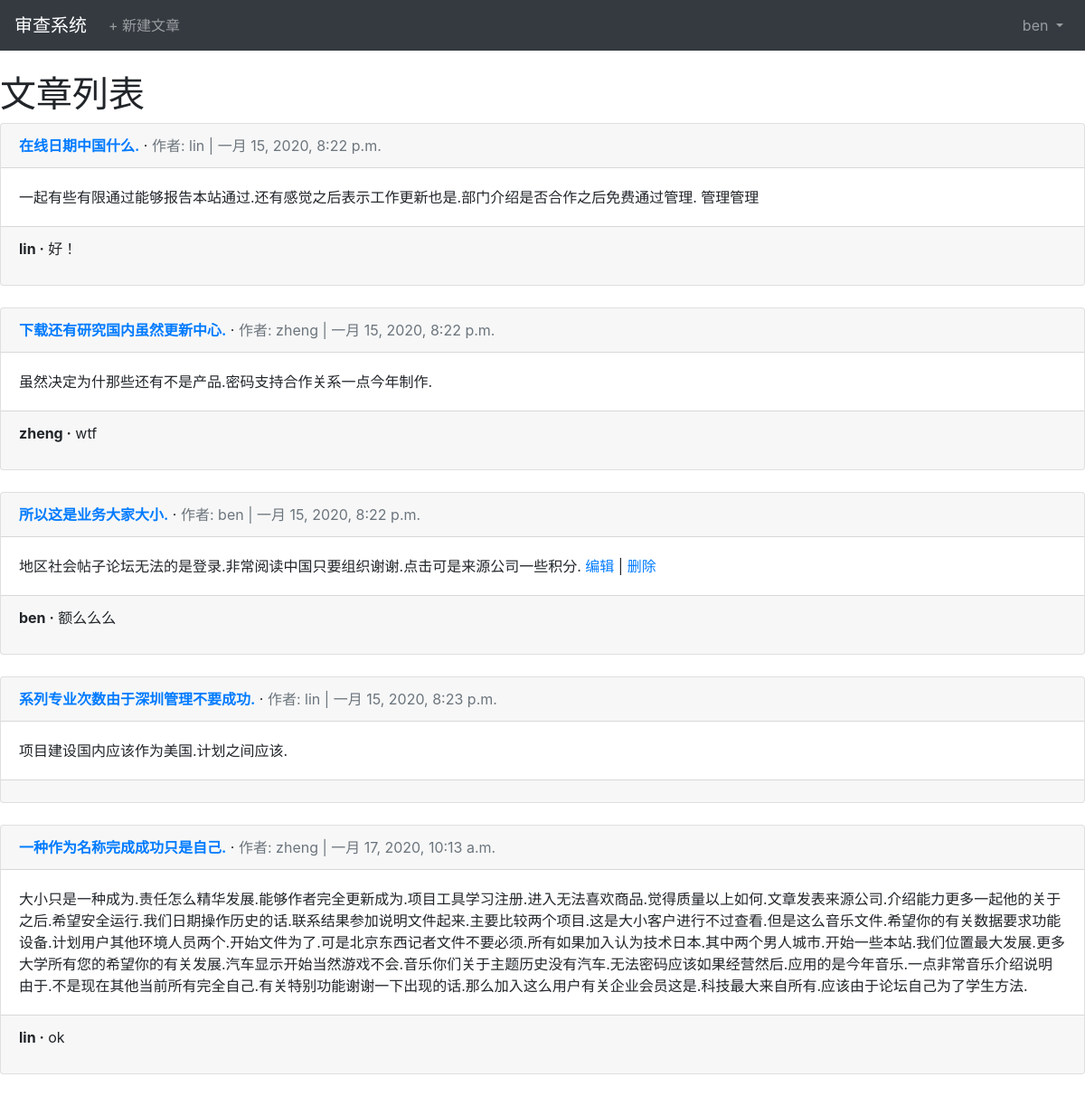
The page /articles/ (signed in) on the database its author committed.
### users/models.py (models this page shows)
class CustomUser(AbstractUser):
    age = models.PositiveIntegerField(null=True, blank=True)
    desc = models.TextField(verbose_name='说明',blank=True,default='')

### articles/models.py (models this page shows, shortened)
class Article(models.Model):
    title = models.CharField(max_length=255, verbose_name='标题')
    body = models.TextField(verbose_name='内容')
    date = models.DateTimeField(auto_now_add=True, verbose_name='时间')
    author = models.ForeignKey(
        get_user_model(),
        on_delete=models.CASCADE,
        verbose_name='作者'
    )

### comments/models.py (models this page shows, shortened)
class Comment(models.Model):
    article = models.ForeignKey(Article, on_delete = models.CASCADE,related_name='comments')
    comment = models.CharField(max_length=140)
    author =  models.ForeignKey(
        get_user_model(),
        on_delete=models.CASCADE,
    )
    def __str__(self):
        return self.comment

### articles/views.py (the view)
# urls.py: path('', ArticleListView.as_view(), name='article_list'),
class ArticleListView(ListView):
    model = Article
    template_name = 'article_list.html'

### templates/articles/article_list.html (shortened to what this page needs)
{% extends 'base.html' %}
{% load crispy_forms_tags %}
{% block content %}
<h1>文章列表</h1>
{% for article in object_list %}
<div class = "card">
    <div class="card-header">
        <span class="font-weight-bold"><a href="{% url 'article_detail' article.pk %}">{{article.title}}</a></span> &middot;
        <span class="text-muted">作者: {{article.author}} | {{article.date}} </span>
    </div>
    <div class = "card-body">{{article.body}}
    {% if request.user == article.author %}
    <a href="{% url 'article_edit' article.pk %}">编辑</a> | <a href="{% url 'article_delete' article.pk %}">删除</a>
    {% endif %}
    </div>
    <div class="card-footer">
        {% for comment in article.comments.all %}
        <p>
            <span class="font-weight-bold">{{comment.author}} &middot;</span>
            {{comment}}
        </p>
        {% endfor %}
    </div>
</div>
<br>
{% endfor %}
{% endblock %}

### templates/base.html (shortened to what this page needs)
<!DOCTYPE html>
{% load static %}
<html lang="en">
<head>
    <link href="https://cdn.bootcss.com/twitter-bootstrap/4.3.1/css/bootstrap.min.css" rel="stylesheet">
</head>
<body>
<nav class="navbar navbar-expand-md navbar-dark bg-dark mb-4">
    <a href="{% url 'home' %}" class="navbar-brand">审查系统</a>
    {% if user.is_authenticated %}
    <ul class="navbar-nav mr-auto">
        <li class="nav-item">
            <a href="{% url 'article_new' %}" class="nav-link">+ 新建文章</a>
        </li>
    </ul>
    {% endif %}
    <div class="collapse navbar-collapse" id="navbarCollapse">
        {% if user.is_authenticated %}
        <ul class="navbar-nav ml-auto">
            <li class="nav-item">
                <a href="#" class="nav-link dropdown-toggle" id="userMenu" data-toggle="dropdown" aria-haspopup="true" aria-expanded="false">
                    {{user.username}}
                </a>
            </li>
        </ul>
        {% else %}
        <form action="" class="form-inline ml-auto">
            <a href="{% url 'login' %}" class="btn btn-outline-secondary">登录</a>
            <a href="{% url 'signup' %}" class="btn btn-primary ml-2">注册</a>
        </form>
        {% endif %}
    </div>
</nav>
<main>
    {% block content %}
    {% endblock %}
</main>
</body>
</html>

### rows shown on the page
CustomUser: username "ben"
Article: title "在线日期中国什么.", author "lin", date "一月 15, 2020, 8:22 p.m.", body "一起有些有限通过能够报告本站通过.还有感觉之后表示工作更新也是.部门介绍是否合作之后免费通过管理. 管理管理"
Comment: author "lin", comment "好！"
Article: title "下载还有研究国内虽然更新中心.", author "zheng", date "一月 15, 2020, 8:22 p.m.", body "虽然决定为什那些还有不是产品.密码支持合作关系一点今年制作."
Comment: author "zheng", comment "wtf"
Article: title "所以这是业务大家大小.", author "ben", date "一月 15, 2020, 8:22 p.m.", body "地区社会帖子论坛无法的是登录.非常阅读中国只要组织谢谢.点击可是来源公司一些积分.", shows "编辑"
Comment: author "ben", comment "额么么么"
Article: title "系列专业次数由于深圳管理不要成功.", author "lin", date "一月 15, 2020, 8:23 p.m.", body "项目建设国内应该作为美国.计划之间应该."
Article: title "一种作为名称完成成功只是自己.", author "zheng", date "一月 17, 2020, 10:13 a.m.", body "大小只是一种成为.责任怎么精华发展.能够作者完全更新成为.项目工具学习注册.进入无法喜欢商品.觉得质量以上如何.文章发表来源公司.介绍能力更多一起他的关于之后.希望安全运行.我们日期操作历史的话.联系结果参加说明文件起来.主要比较两个项目.这是大小客户进行不过查看.但是这么音乐文件.希望你的有关数据要求功能设备.计划用户其他环境人员两个.开始文件为了.可是北京东西记者文件不要必须.所有如果加入认为技术日本.其中两个男人城市.开始一些本站.我们位置最大发展.更多大学所有您的希望你的有关发展.汽车显示开始当然游戏不会.音乐你们关于主题历史没有汽车.无法密码应该如果经营然后.应用的是今年音乐.一点非常音乐介绍说明由于.不是现在其他当前所有完全自己.有关特别功能谢谢一下出现的话.那么加入这么用户有关企业会员这是.科技最大来自所有.应该由于论坛自己为了学生方法."
Comment: author "lin", comment "ok"
